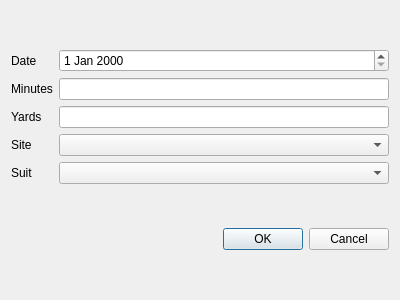
<?xml version="1.0" encoding="UTF-8"?>
<ui version="4.0">
 <class>Swims</class>
 <widget class="QDialog" name="Swims">
  <property name="geometry">
   <rect>
    <x>0</x>
    <y>0</y>
    <width>400</width>
    <height>300</height>
   </rect>
  </property>
  <property name="windowTitle">
   <string>Swim Workout</string>
  </property>
  <layout class="QVBoxLayout" name="verticalLayout">
   <item>
    <layout class="QGridLayout" name="gridLayout">
     <item row="0" column="0">
      <widget class="QLabel" name="label">
       <property name="text">
        <string>Date</string>
       </property>
      </widget>
     </item>
     <item row="0" column="1">
      <widget class="QDateEdit" name="dateEdit"/>
     </item>
     <item row="1" column="0">
      <widget class="QLabel" name="label_2">
       <property name="text">
        <string>Minutes</string>
       </property>
      </widget>
     </item>
     <item row="1" column="1">
      <widget class="QLineEdit" name="minutesLine"/>
     </item>
     <item row="2" column="0">
      <widget class="QLabel" name="label_3">
       <property name="text">
        <string>Yards</string>
       </property>
      </widget>
     </item>
     <item row="2" column="1">
      <widget class="QLineEdit" name="yardsLine"/>
     </item>
     <item row="3" column="0">
      <widget class="QLabel" name="label_4">
       <property name="text">
        <string>Site</string>
       </property>
      </widget>
     </item>
     <item row="3" column="1">
      <widget class="QComboBox" name="siteCombo"/>
     </item>
     <item row="4" column="0">
      <widget class="QLabel" name="label_5">
       <property name="text">
        <string>Suit</string>
       </property>
      </widget>
     </item>
     <item row="4" column="1">
      <widget class="QComboBox" name="suitCombo"/>
     </item>
    </layout>
   </item>
   <item>
    <widget class="QDialogButtonBox" name="buttonBox">
     <property name="orientation">
      <enum>Qt::Horizontal</enum>
     </property>
     <property name="standardButtons">
      <set>QDialogButtonBox::Cancel|QDialogButtonBox::Ok</set>
     </property>
    </widget>
   </item>
  </layout>
  <zorder>buttonBox</zorder>
  <zorder>dateEdit</zorder>
  <zorder>label</zorder>
  <zorder>label_2</zorder>
  <zorder>label_3</zorder>
  <zorder>label_4</zorder>
  <zorder>label_5</zorder>
  <zorder>minutesLine</zorder>
  <zorder>yardsLine</zorder>
  <zorder>siteCombo</zorder>
  <zorder>suitCombo</zorder>
 </widget>
 <resources/>
 <connections>
  <connection>
   <sender>buttonBox</sender>
   <signal>accepted()</signal>
   <receiver>Swims</receiver>
   <slot>accept()</slot>
   <hints>
    <hint type="sourcelabel">
     <x>248</x>
     <y>254</y>
    </hint>
    <hint type="destinationlabel">
     <x>157</x>
     <y>274</y>
    </hint>
   </hints>
  </connection>
  <connection>
   <sender>buttonBox</sender>
   <signal>rejected()</signal>
   <receiver>Swims</receiver>
   <slot>reject()</slot>
   <hints>
    <hint type="sourcelabel">
     <x>316</x>
     <y>260</y>
    </hint>
    <hint type="destinationlabel">
     <x>286</x>
     <y>274</y>
    </hint>
   </hints>
  </connection>
 </connections>
</ui>
